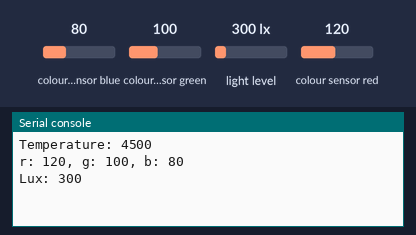
Recording of a program running on a simulated Raspberry Pi Pico running CircuitPython. On the bench: the last lines printed to the serial console. The test bench sets the inputs (shaded band); at power-on: colour sensor blue 80, colour sensor green 100, light level 300 lx, colour sensor red 120.

Above: at 1.2 s.
1.3 s: colour sensor blue set to 5
At 2.6 s:
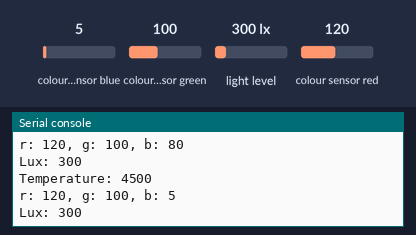
2.8 s: colour sensor green set to 5
At 3.8 s:
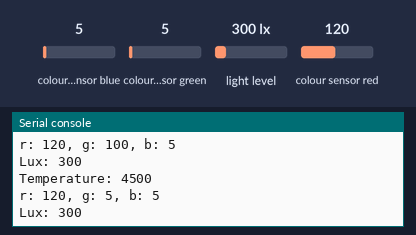
4.3 s: light level set to 40 lx
At 5.4 s:
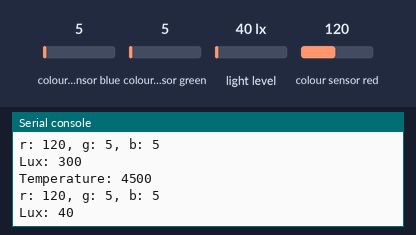
5.8 s: colour sensor red set to 5
At 6.8 s:
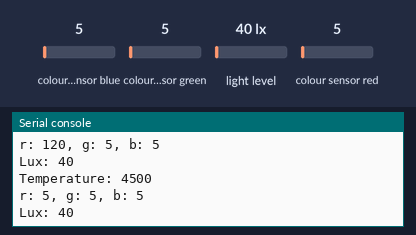

Measured:
- after the input at 1.3 s, the serial console: prints a new line after 0.70 s (image 1)
- after the input at 2.8 s, the serial console: prints a new line after 0.20 s (image 2)
- after the input at 4.3 s, the serial console: prints a new line after 0.71 s (image 3)
- after the input at 5.8 s, the serial console: prints a new line after 0.21 s (image 4)

The program:

code-color-sensor-only.py
```python
# (licence header left out)
"""Collect training data from a color sensor and publish it to Adafruit IO """

import board
import busio
import time

import adafruit_tcs34725


##################
# *EDIT*
# Set configurable values below
# Feed name for Adafruit IO

# milliseconds to gather color data
sensor_integration_time = 150

# manually override the color sensor gain
sensor_gain = 4

# Collect this many samples each time we prompt the user
num_samples = 5

#
# End of editable config values
##################

# Create sensor object, communicating over the board's default I2C bus
i2c = busio.I2C(board.GP1, board.GP0)  # uses first I2C SCA/SCL pair on pico
sensor = adafruit_tcs34725.TCS34725(i2c)

# Change sensor gain to 1, 4, 16, or 60
sensor.gain = sensor_gain
# Change sensor integration time to values between 2.4 and 614.4 milliseconds
sensor.integration_time = sensor_integration_time

while True:
    time.sleep(1)
    print("Temperature: %d" % sensor.color_temperature)
    print(
        "r: %d, g: %d, b: %d"
        % (
            sensor.color_rgb_bytes[0],
            sensor.color_rgb_bytes[1],
            sensor.color_rgb_bytes[2],
        )
    )
    print("Lux: %d" % sensor.lux)
```
